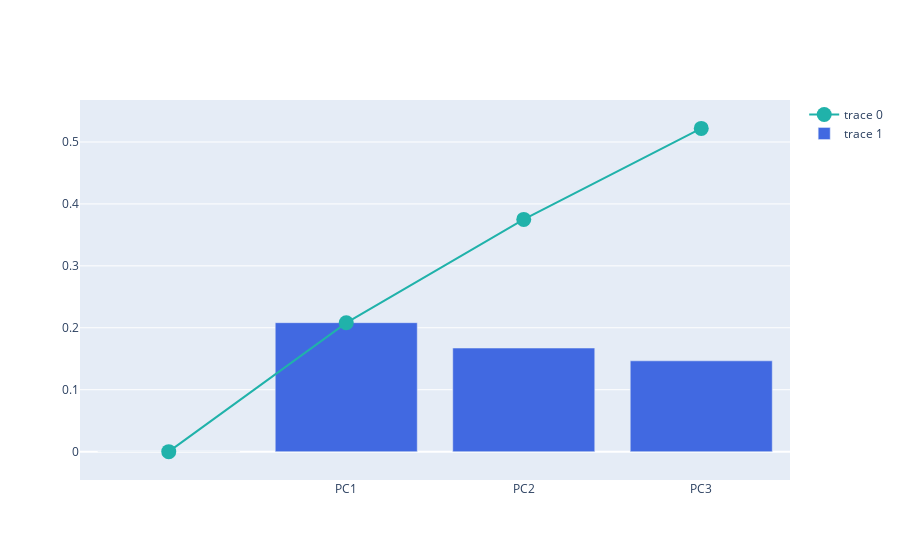

Write notebook code for a chart like this one.
### Markdown cell above
Visualizing Principle Components

### Code cell
fig = go.Figure()

fig.add_trace(
    go.Scatter(
        x=df_explained_variance['PC'],
        y=df_explained_variance['Cumulative Variance'],
        marker=dict(size = 15, color = 'LightSeaGreen'),
    )
)
fig.add_trace(
    go.Bar(
        x=df_explained_variance['PC'],
        y=df_explained_variance['Explained Variance'],
        marker=dict(color='RoyalBlue')
    )
)
fig.show()

### Figure 1 — Plotly figure (JSON) as saved in the notebook; plotly's stock layout.template omitted (floating-point values rounded to 4 significant figures)
{"data": [{"marker": {"color": "LightSeaGreen", "size": 15}, "type": "scatter", "x": ["", "PC1", "PC2", "PC3"], "y": [0, 0.208, 0.375, 0.522]}, {"marker": {"color": "RoyalBlue"}, "type": "bar", "x": ["", "PC1", "PC2", "PC3"], "y": [0, 0.2082, 0.1673, 0.1466]}], "layout": {}}
